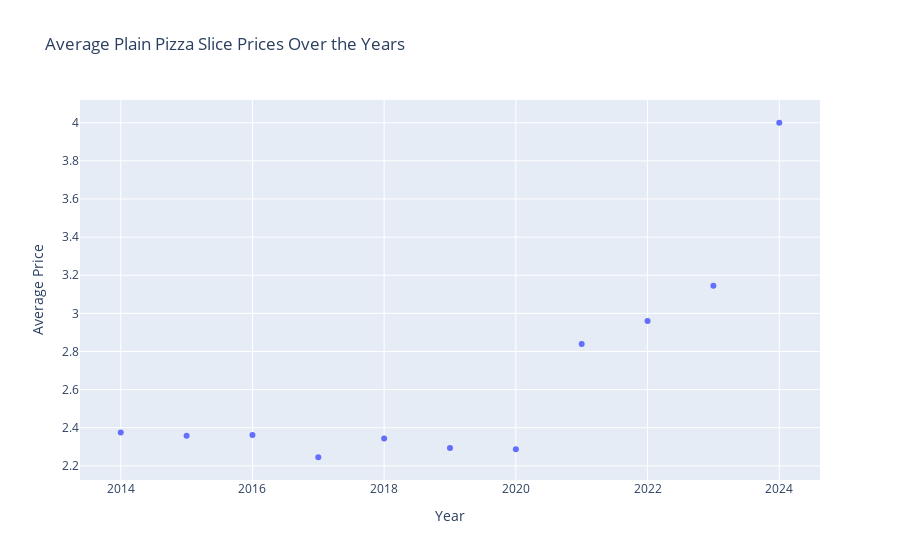

This figure's notebook cell:
### Code cell
import pandas as pd
import plotly.express as px

# Assuming you have a DataFrame named nyp
# Replace 'nyp' with your actual DataFrame

# Filter the DataFrame for 'Plain' style
plain_pizza_nyp = nyp[nyp['Style'] == 'Plain']

# Calculate the average price for each year
average_prices = plain_pizza_nyp.groupby('Year')['Price as number'].mean().reset_index()

# Create a scatter plot using Plotly Express
fig = px.scatter(
    average_prices,
    x='Year',
    y='Price as number',
    labels={'Price as number': 'Average Price'},
    title='Average Plain Pizza Slice Prices Over the Years'
)

# Show the plot
fig.show()

### Figure 1 — Plotly figure (JSON) as saved in the notebook; plotly's stock layout.template omitted (floating-point values rounded to 4 significant figures)
{"data": [{"hovertemplate": "Year=%{x}<br>Average Price=%{y}<extra></extra>", "legendgroup": "", "marker": {"color": "#636efa", "symbol": "circle"}, "mode": "markers", "name": "", "orientation": "v", "showlegend": false, "type": "scatter", "x": [2014, 2015, 2016, 2017, 2018, 2019, 2020, 2021, 2022, 2023, 2024], "xaxis": "x", "y": [2.375, 2.358, 2.362, 2.245, 2.343, 2.293, 2.287, 2.839, 2.96, 3.144, 4], "yaxis": "y"}], "layout": {"autosize": true, "legend": {"tracegroupgap": 0}, "title": {"text": "Average Plain Pizza Slice Prices Over the Years"}, "xaxis": {"anchor": "y", "autorange": true, "domain": [0, 1], "range": [2013.0, 2025.0], "title": {"text": "Year"}, "type": "linear"}, "yaxis": {"anchor": "x", "autorange": true, "domain": [0, 1], "range": [2.1, 4.145], "title": {"text": "Average Price"}, "type": "linear"}}}
